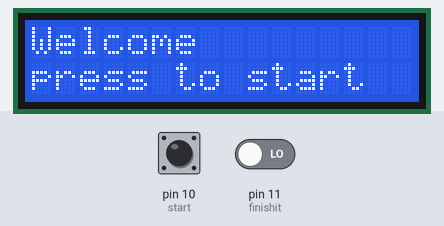
Bench run of a sketch on a simulated Arduino Uno, built with avr-gcc and run on an emulated ATmega328P. Parts: 16×2 character LCD. Inputs (shaded band) come from the test bench; at power-on: pin 10 (start) LOW, pin 11 (finishit) LOW.

Above: at 5.2 s.
5.3 s: pin 10 (start) pulled HIGH for 0.15 s
8.4 s: pin 11 (finishit) driven HIGH
At 8.7 s:
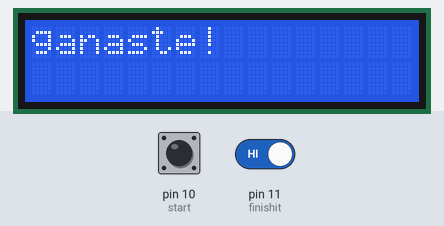
11.4 s: pin 10 (start) pulled HIGH for 1 s
At 13.56 s:
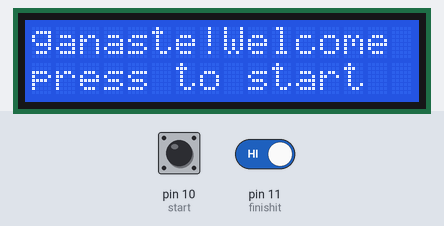
15.2 s: pin 10 (start) pulled HIGH for 0.15 s
At 16.6 s:
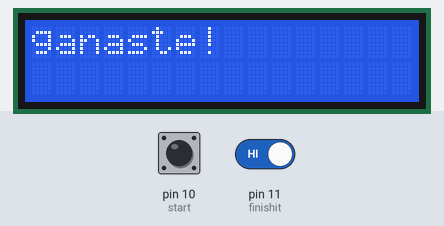
18.3 s: pin 10 (start) pulled HIGH for 3.2 s
At 22.46 s:
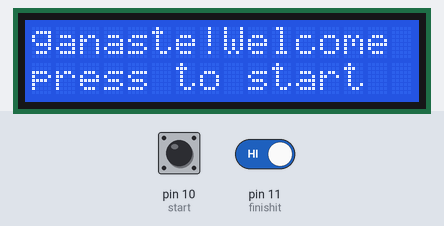
24.1 s: pin 10 (start) pulled HIGH for 3.2 s
At 24.8 s:
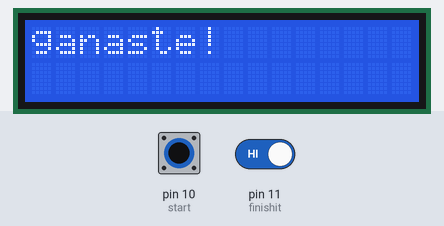
Timing chart, 0 to 27.1 s (numbered marks = the images above; inputs shaded):
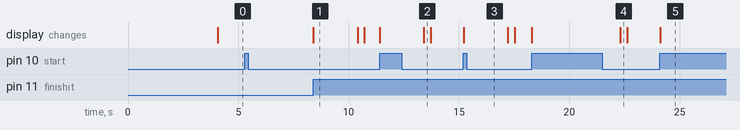

The sketch:

rosnedRosendo_codigo.ino
```cpp
/*Temporizador de subida de escaleras
   El codigo detectara la presecencia de una persona al inicio de unas esclaeras,
   iniciara un contador y si la persona logra escalar en el tiempo dictado
   Se otorgara un codigo promocional

   29 de noviembre 2017
*/

//iniciamos libreria y parametros para LCD
#include<LiquidCrystal.h>
LiquidCrystal pantalla(2, 3, 4, 5, 6, 7);

//variables
int tiempoEscala = 10000; // tiempo en milisegundos 1000mS= 1s
int contador = 0;


//señales del push boton
int start = 10;
int finishit = 11;

void setup() {
  pinMode(start, INPUT);
  pinMode(finishit, INPUT);
  Serial.begin(9600);
  pantalla.begin(16, 2);
  pantalla.setCursor(0, 0);
  pantalla.print("ITESM");
  delay(4000);
  pantalla.clear();
  randomSeed(124); //semilla del codigo random
}

void loop() {


  if (digitalRead(start) == HIGH) {

    pantalla.print("Inicia el juego");
    contador = 0;

    do {
      pantalla.setCursor(0, 2);
      contador= contador + 1;
      pantalla.print(contador);

      if(contador == tiempoEscala){
        break;}

    } while (digitalRead(finishit) != HIGH);

    if (contador != tiempoEscala) {
      pantalla.clear();
      pantalla.setCursor(0, 0);
      pantalla.print("ganaste!");
      delay(2000);
    } else {
      pantalla.clear();
      pantalla.setCursor(0, 0);
      pantalla.print("Intentando de nuevo");
      delay(2000);
    }

  } else {
    pantalla.print("Welcome");
    pantalla.setCursor(0, 2);
    pantalla.print("press to start");
    delay(10);
    pantalla.clear();
  }

}
```

Measured:
- after the input at 5.3 s, every drawn part: stays the same
- after the input at 8.4 s, the display: changes at once (image 1)
- after the input at 11.4 s, the display: first changes at once (image 2 shows a later state)
- after the input at 15.2 s, the display: changes at once (image 3)
- after the input at 18.3 s, the display: first changes at once (image 4 shows a later state)
- after the input at 24.1 s, the display: changes at once (image 5)
- what the display in image 1 shows lasts 2.0 s, from 8.4 s to 10.4 s
